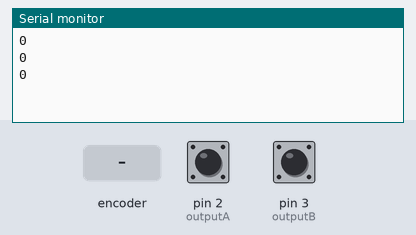
Simulated run of this sketch. Board: Arduino Uno, built with avr-gcc and run on an emulated ATmega328P. On the bench: the last lines printed to the serial monitor. Inputs (shaded band) come from the test bench; at power-on: pin 2 (outputA) HIGH, pin 3 (outputB) HIGH.

Above: at 1.2 s.
1.3 s: rotary encoder on pin 2 (outputA) / pin 3 (outputB) turned 1 step (first pin leading)
At 1.9 s:
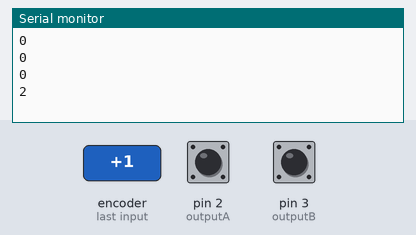
3.0 s: rotary encoder on pin 2 (outputA) / pin 3 (outputB) turned 1 step (first pin leading)
At 3.4 s:
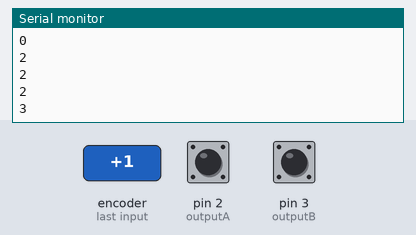
Timing chart, 0 to 6.0 s (numbered marks = the images above; inputs shaded):
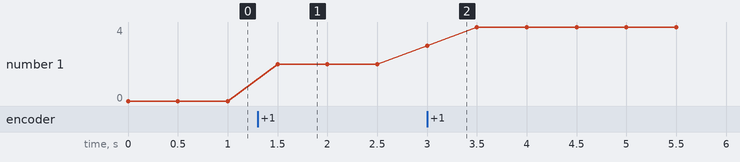

Measured:
- after the input at 1.3 s, the serial monitor: prints a new line after 0.20 s (image 1)
- after the input at 3.0 s, the serial monitor: prints a new line at once (image 2)
- plotted number 1: 0 → 2 after the input at 1.3 s, 2 → 4 after the input at 3.0 s

The sketch:

ReadEncoder.ino
```cpp
 #define outputA 2
 #define outputB 3

 int aState;
 int aLastState;
 volatile int c;
 void setup() {
   pinMode (outputA,INPUT);
   pinMode (outputB,INPUT);
   Serial.begin (9600);
   aLastState = digitalRead(outputA);
   attachInterrupt(digitalPinToInterrupt(2),isr, CHANGE);
 }


void isr()
 {
  aState = digitalRead(outputA);
  if (aState != aLastState)
  {
     if (digitalRead(outputB) != aState)
     {
          c++;
     }
     else
     {
        c--;
     }
  }
  aLastState = aState;
 }
 void loop()
 {
     Serial.println(c);
     delay(500);
 }
```
